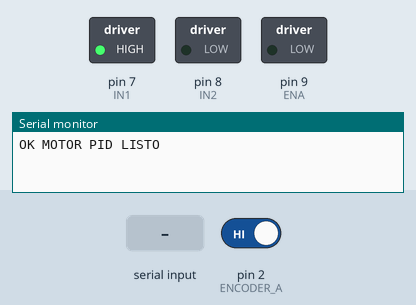
A sketch run on a simulated Arduino Uno, built with avr-gcc and run on an emulated ATmega328P. Parts: switched loads named in the sketch (green lamp = pin HIGH), the last lines printed to the serial monitor. The test bench sets the inputs (shaded band); at power-on: pin 2 (ENCODER_A) HIGH.

Above: at 1.2 s.
1.3 s: "SET 90\n" received over Serial
At 1.45 s:
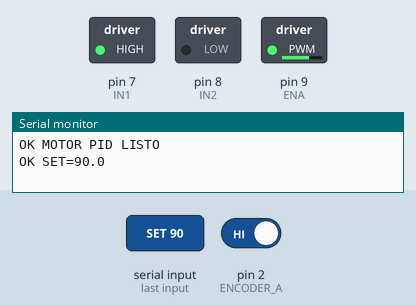
At 2.7 s:
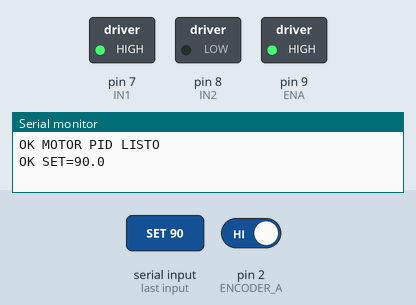
3.0 s: "STOP\n" received over Serial
At 3.8 s:
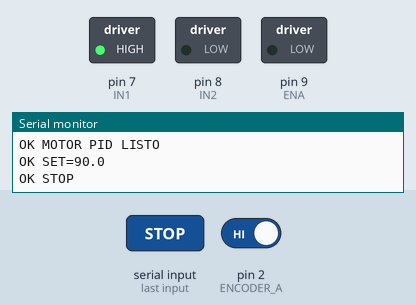
Timing chart, 0 to 6.0 s (numbered marks = the images above; inputs shaded):
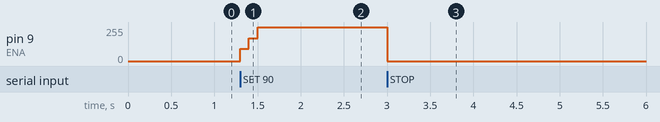

The sketch:

ino.ino
```cpp
const byte ENCODER_A = 2;
const byte ENCODER_B = 3;

const byte IN1 = 7;
const byte IN2 = 8;
const byte ENA = 9;

volatile long pulsos = 0;

// Pulsos por vuelta del encoder
const float PPR = 695.0;

// Velocidad
float setpoint = 0.0;
float rpm = 0.0;

// PID
float Kp = 0.8;
float Ki = 0.4;
float Kd = 0.02;

float error = 0.0;
float errorAnterior = 0.0;
float integral = 0.0;
float pwm = 0.0;

// Tiempo de muestreo
const unsigned long Ts = 100;
unsigned long tiempoAnterior = 0;


// ================================
// INTERRUPCION DEL ENCODER
// ================================

void encoderISR() {

  if (digitalRead(ENCODER_B)) {
    pulsos++;
  } else {
    pulsos--;
  }
}


// ================================
// SETUP
// ================================

void setup() {

  Serial.begin(115200);

  pinMode(ENCODER_A, INPUT_PULLUP);
  pinMode(ENCODER_B, INPUT_PULLUP);

  pinMode(IN1, OUTPUT);
  pinMode(IN2, OUTPUT);
  pinMode(ENA, OUTPUT);

  attachInterrupt(
    digitalPinToInterrupt(ENCODER_A),
    encoderISR,
    RISING
  );

  // Sentido del motor
  digitalWrite(IN1, HIGH);
  digitalWrite(IN2, LOW);

  // Motor detenido al iniciar
  analogWrite(ENA, 0);

  tiempoAnterior = millis();

  Serial.println("OK MOTOR PID LISTO");
}


// ================================
// LOOP
// ================================

void loop() {

  leerComandos();

  unsigned long ahora = millis();

  if (ahora - tiempoAnterior >= Ts) {

    calcularRPM();

    controlarPID();

    tiempoAnterior = ahora;
  }
}


// ================================
// CALCULAR RPM
// ================================

void calcularRPM() {

  noInterrupts();

  long pulsosMedidos = pulsos;

  pulsos = 0;

  interrupts();

  float vueltas =
    pulsosMedidos / PPR;

  rpm =
    vueltas *
    (60000.0 / Ts);

  // Solo nos interesa la magnitud
  if (rpm < 0) {
    rpm = -rpm;
  }
}


// ================================
// CONTROL PID
// ================================

void controlarPID() {

  // Si el setpoint es 0
  // apagamos el motor

  if (setpoint <= 0) {

    pwm = 0;

    error = 0;

    integral = 0;

    errorAnterior = 0;

    analogWrite(
      ENA,
      0
    );

    return;
  }


  float dt =
    Ts / 1000.0;


  // ERROR

  error =
    setpoint - rpm;


  // INTEGRAL

  integral +=
    error * dt;


  // Limitar integral

  integral =
    constrain(
      integral,
      -100,
      100
    );


  // DERIVADA

  float derivada =
    (error - errorAnterior)
    / dt;


  // PID

  float salida =
    Kp * error
    +
    Ki * integral
    +
    Kd * derivada;


  // Modificar PWM

  pwm += salida;


  // Limitar PWM

  pwm =
    constrain(
      pwm,
      0,
      255
    );


  // Aplicar al L298N

  analogWrite(
    ENA,
    (int)pwm
  );


  errorAnterior =
    error;
}


// ================================
// COMANDOS DESDE RASPBERRY
// ================================

void leerComandos() {

  if (!Serial.available()) {
    return;
  }


  String comando =
    Serial.readStringUntil('\n');


  comando.trim();


  // ==============================
  // SET VELOCIDAD
  // ==============================

  if (
    comando.startsWith("SET ")
  ) {

    setpoint =
      comando.substring(4)
      .toFloat();


    // Limite 0 - 100 RPM

    setpoint =
      constrain(
        setpoint,
        0,
        100
      );


    Serial.print(
      "OK SET="
    );

    Serial.println(
      setpoint,
      1
    );
  }


  // ==============================
  // DETENER MOTOR
  // ==============================

  else if (
    comando == "STOP"
  ) {

    setpoint = 0;

    pwm = 0;

    error = 0;

    integral = 0;

    errorAnterior = 0;


    analogWrite(
      ENA,
      0
    );


    Serial.println(
      "OK STOP"
    );
  }


  // ==============================
  // LEER DATOS
  // ==============================

  else if (
    comando == "READ"
  ) {

    Serial.print(
      "OK RPM="
    );

    Serial.print(
      rpm,
      1
    );


    Serial.print(
      " SET="
    );

    Serial.print(
      setpoint,
      1
    );


    Serial.print(
      " PWM="
    );

    Serial.print(
      (pwm / 255.0) * 100.0,
      1
    );


    Serial.print(
      " ERROR="
    );

    Serial.println(
      setpoint - rpm,
      1
    );
  }


  // ==============================
  // COMANDO INCORRECTO
  // ==============================

  else {

    Serial.println(
      "ERR comando desconocido"
    );
  }
}
```

Measured:
- after the input at 1.3 s, pin 9 (ENA): 0/255 → 93/255 at once, → 172/255 0.10 s later, → 255/255 0.10 s later
- after the input at 3.0 s, pin 9 (ENA): 255/255 → 0/255 at once
